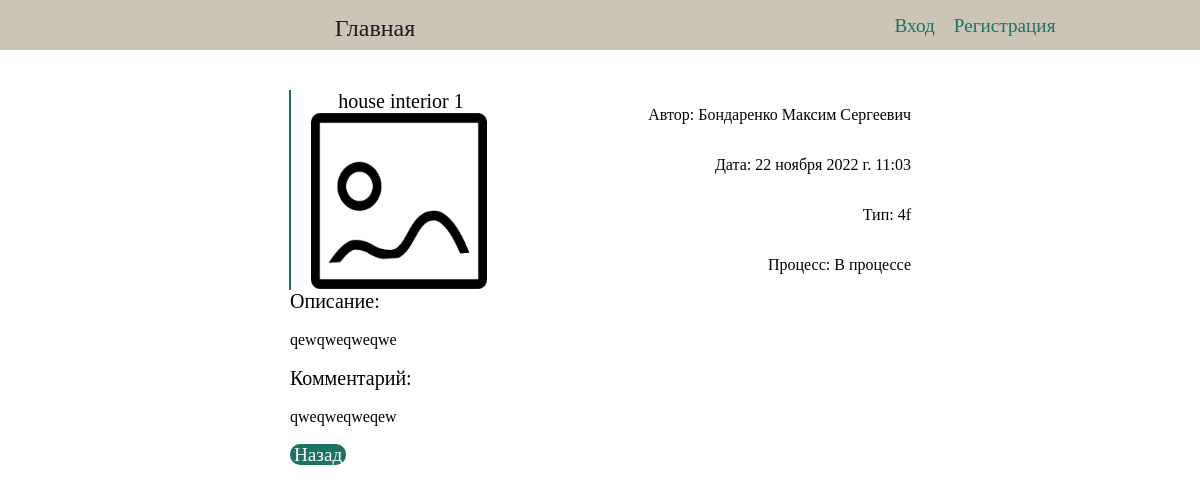
The page /portal/2/detail/ on the database as committed earlier.
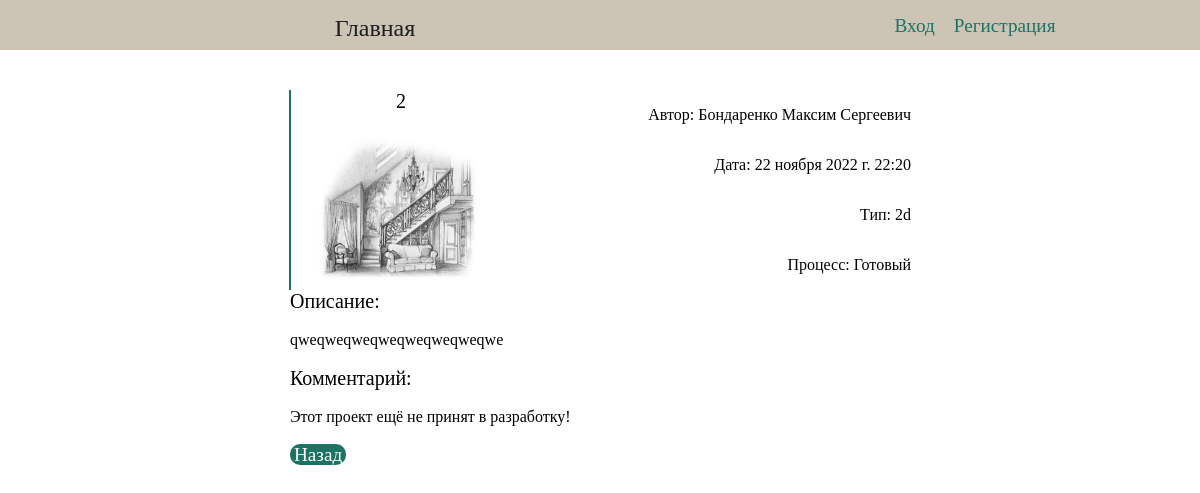
The same page on the database as committed later.
### portal/models.py (models this page shows, shortened)
class Project(models.Model):
    id = models.AutoField(primary_key=True, unique=True, verbose_name='id')
    title = models.CharField(max_length=100, verbose_name='Project name')
    description = models.TextField(max_length=400, verbose_name='Description')
    img = models.ImageField(upload_to='img/', verbose_name='picture', null=True)
    apply_date = models.DateTimeField(default=datetime.now(), editable=False)
    author = models.ForeignKey('User', on_delete=models.SET_NULL, verbose_name='Project owner', null=True, blank=True, to_field='id')
    com = models.CharField(max_length=400, verbose_name='Description', default='Этот проект ещё не принят в разработку!')
    category = models.ForeignKey(Category, help_text='Категория заявки', to_field='type', on_delete=models.CASCADE, blank=False)
    PROCESS_STATUS = (('i', 'В процессе'),
                      ('d', 'Готовый'),
                      ('n', 'Новые'))
    process_status = models.CharField(
        max_length=1,
        choices=PROCESS_STATUS,
        blank=True,
        default='n',
        help_text='Статус')
    class Meta:
        ordering = ['apply_date']

class Category(models.Model):
    type = models.CharField(max_length=30, unique=True)
    def __str__(self):
        return self.type

class User(AbstractBaseUser, PermissionsMixin):
    id = models.AutoField(primary_key=True, unique=True)
    full_name = models.CharField(max_length=50, help_text="ФИО")
    username = models.CharField(max_length=50, unique=True)
    password = models.CharField(max_length=200)
    email = models.EmailField(unique=True, max_length=254)
    is_staff = models.BooleanField(default=False)
    USERNAME_FIELD = 'username'  # Идентификатор для обращения
    REQUIRED_FIELDS = ['email']  # Список имён полей для Superuser
    objects = UserManager()

### portal/views.py (the view)
# urls.py: url(r'^(?P<pk>\d+)/detail/$', views.ProjectDetail.as_view(), name='detail_project'),
class ProjectDetail(DetailView):
    model = Project
    context_object_name = 'project'
    template_name = 'user_project_managment/project_detail.html'

### portal/templates/user_project_managment/project_detail.html (shortened to what this page needs)
{% extends "base_gineric.html" %}
{% block content %}
    <div id="project_detail">
        <div class="project_post">
                <div class="picture_div_post">
                    <p class="project_name">{{project.title}}</p>
                    <img src="{{ project.img.url }}" alt="..." width="176" height="176">
                </div>
                <div class="description_div_post">
                    <p>Автор: {{ project.author.full_name }}</p>
                    <p>Дата: {{ project.apply_date }}</p>
                    <p>Тип: {{project.category}}</p>
                    <p>Процесс: {{project.get_process_status_display}}</p>
                </div>
            </div>
        <div id="detail_description_div">
            <p style="font-size: 20px;">Описание:</p><br>
            <p class="description">{{project.description}}</p><br>
            <p style="font-size: 20px;">Комментарий:</p><br>
            <p class="description">{{project.com}}</p></br>
            <a id="back_to_projects" href="{% url 'my_projects' 'All' %}">Назад</a>
        </div>
    </div>
{% endblock %}

Rows that differ between the two databases and show on the page:
changed Project "Бондаренко Максим Сергеевич": title "house interior 1" → "2"; img: picture added in place of a placeholder; apply_date "22 ноября 2022 г. 11:03" → "22 ноября 2022 г. 22:20"; category "4f" → "2d"; process_status "В процессе" → "Готовый"; description "qewqweqweqwe" → "qweqweqweqweqweqweqweqwe"; com "qweqweqweqew" → "Этот проект ещё не принят в разработку!"
